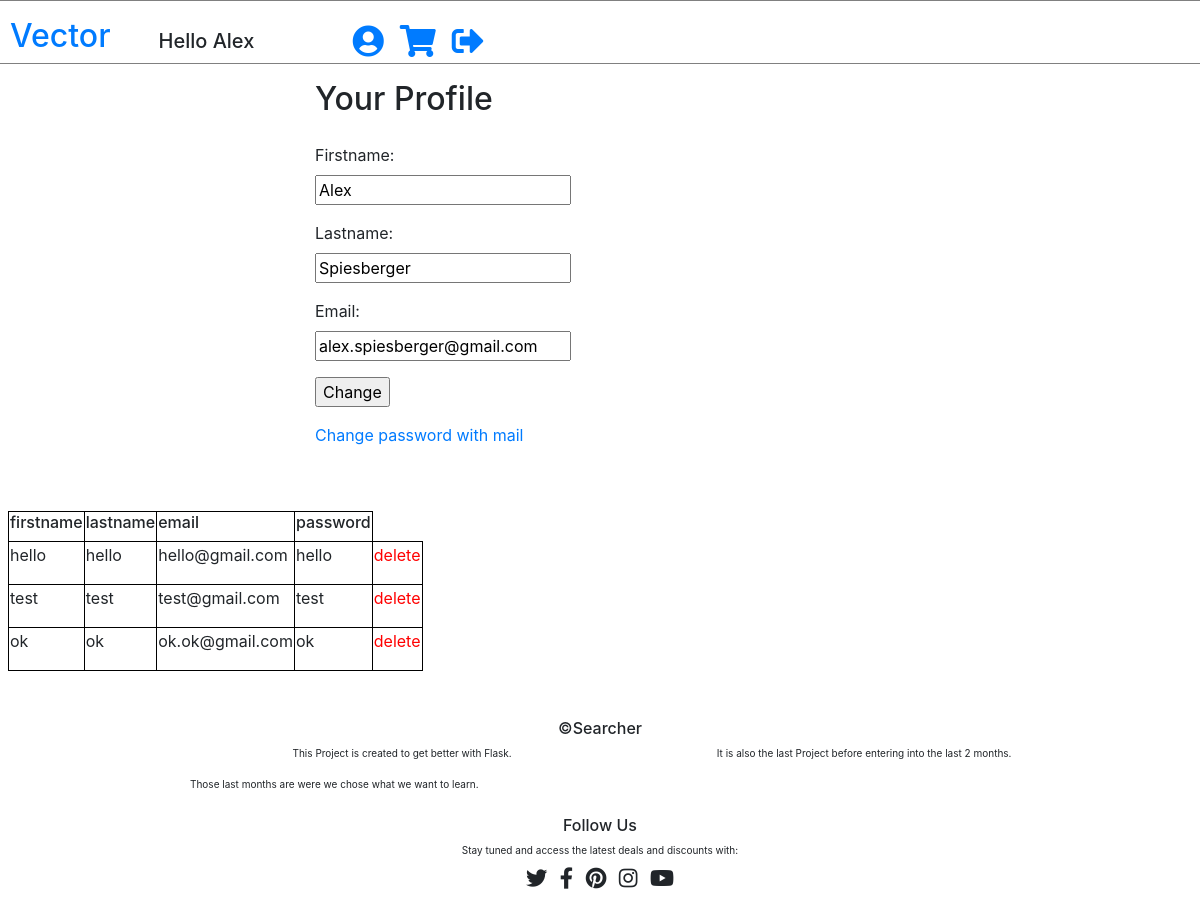
Screenshot of /change_profile (signed in) with the database file from the repository.
### app.py (models this page shows, shortened)
class users(db.Model):
    _id = db.Column('id', db.Integer, primary_key = True)
    firstname = db.Column(db.String(100))
    lastname = db.Column(db.String(100))
    email = db.Column(db.String(100))
    password = db.Column(db.String(100))
    status = db.Column(db.String(100), default = 'guest')

### app.py (the view, shortened to what this page needs)
@app.route('/change_profile')
def change_profile():
    if 'firstname' in session:
        user = users.query.filter_by(firstname = session['firstname'], lastname = session['lastname']).first()
        firstname = user.firstname
        lastname = user.lastname
        email = user.email
        password = user.password
        if session['status'] == 'guest':
            return render_template('change_profile.html', firstname = firstname, lastname = lastname, email = email, navbarname = f"Hello {session['firstname']}")
        if session['status'] == 'admin':
            return render_template('change_profile.html', firstname = firstname, lastname = lastname, email = email, navbarname = f"Hello {session['firstname']}", users = users.query.filter_by(status = 'guest').all())

### templates/change_profile.html (shortened to what this page needs)
{% extends 'base.html' %}
{% block content %}
<div class="container">
    <div class="row">
        <div class="col-xs-4 my-3 offset-3">
            <h2>Your Profile</h2>
        </div>
    </div>
    <form action="/change_profile_processing" method="POST">
        <div class="row">
            <div class="col-xs-6 mb-3 offset-3">
                <label for="firstname">Firstname:  </label>
                <input type="text" name="firstname" value="{{ firstname }}">
            </div>
        </div>
        <div class="row">
            <div class="col-xs-6 mb-3 offset-3">
                <label for="lastname">Lastname:</label>
                <input type="text" name="lastname" value="{{ lastname }}">
            </div>
        </div>
        <div class="row">
            <div class="col-xs-6 mb-3 offset-3">
                <label for="email">Email:</label>
                <input type="text" name="email" value="{{ email }}">
            </div>
        </div>
        <div class="row">
            <div class="col-xs-6 mb-3 offset-3">
                <input type="submit" value="Change">
            </div>
        </div>
        <div class="row mb-5">
            <div class="col-xs-6 mb-3 offset-3">
                <a href="/email_processing">Change password with mail</a>
            </div>
        </div>
    </form>
</div>
{% if users %}
    <table class="ml-2 mb-5">
        <thead>
            <td><h6>firstname</h6></td>
            <td><h6>lastname</h6></td>
            <td><h6>email</h6></td>
            <td><h6>password</h6></td>
        </thead>
        <tbody>
            {% for user in users %}
            <tr>
                <td><p>{{ user.firstname }}</p></td>
                <td><p>{{ user.lastname }}</p></td>
                <td><p>{{ user.email }}</p></td>
                <td><p>{{ user.password }}</p></td>
                <td><a href="http://127.0.0.1:5000/delete_user?user_id={{ user._id }}"><p style="color: red;">delete</p></a></td>
            </tr>
            {% endfor %}
        </tbody>
    </table>
{% endif %}
{% endblock %}

### static/style/style.css (style rules this page uses)
input, label { display: block; }
td { border: 1px solid black; }

### rows the page displays
users: firstname "Alex", lastname "Spiesberger", email "alex.spiesberger@gmail.com"
users: firstname "hello", lastname "hello", email "hello@gmail.com", password "hello"
users: firstname "test", lastname "test", email "test@gmail.com", password "test"
users: firstname "ok", lastname "ok", email "ok.ok@gmail.com", password "ok"

### other values shown
{{ navbarname }} "Hello Alex"
